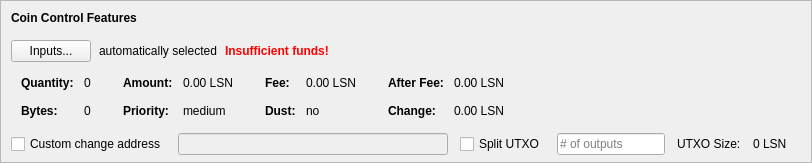
    <widget class="QFrame" name="frameCoinControl">
     <property name="sizePolicy">
      <sizepolicy hsizetype="Expanding" vsizetype="Expanding">
       <horstretch>0</horstretch>
       <verstretch>0</verstretch>
      </sizepolicy>
     </property>
     <property name="maximumSize">
      <size>
       <width>16777215</width>
       <height>16777215</height>
      </size>
     </property>
     <property name="frameShape">
      <enum>QFrame::StyledPanel</enum>
     </property>
     <property name="frameShadow">
      <enum>QFrame::Sunken</enum>
     </property>
     <layout class="QVBoxLayout" name="verticalLayoutCoinControl2">
      <property name="spacing">
       <number>0</number>
      </property>
      <property name="leftMargin">
       <number>0</number>
      </property>
      <property name="topMargin">
       <number>0</number>
      </property>
      <property name="rightMargin">
       <number>0</number>
      </property>
      <property name="bottomMargin">
       <number>6</number>
      </property>
      <item>
       <layout class="QVBoxLayout" name="verticalLayoutCoinControl" stretch="0,0,0,0,1">
        <property name="spacing">
         <number>0</number>
        </property>
        <property name="leftMargin">
         <number>10</number>
        </property>
        <property name="topMargin">
         <number>10</number>
        </property>
        <item>
         <layout class="QHBoxLayout" name="horizontalLayoutCoinControl1">
          <property name="bottomMargin">
           <number>15</number>
          </property>
          <item>
           <widget class="QLabel" name="labelCoinControlFeatures">
            <property name="sizePolicy">
             <sizepolicy hsizetype="Preferred" vsizetype="Maximum">
              <horstretch>0</horstretch>
              <verstretch>0</verstretch>
             </sizepolicy>
            </property>
            <property name="font">
             <font>
              <weight>75</weight>
              <bold>true</bold>
             </font>
            </property>
            <property name="styleSheet">
             <string notr="true">font-weight:bold;</string>
            </property>
            <property name="text">
             <string>Coin Control Features</string>
            </property>
           </widget>
          </item>
         </layout>
        </item>
        <item>
         <layout class="QHBoxLayout" name="horizontalLayoutCoinControl2" stretch="0,0,0,0">
          <property name="spacing">
           <number>8</number>
          </property>
          <property name="bottomMargin">
           <number>10</number>
          </property>
          <item>
           <widget class="QPushButton" name="pushButtonCoinControl">
            <property name="styleSheet">
             <string notr="true"/>
            </property>
            <property name="text">
             <string>Inputs...</string>
            </property>
            <property name="autoDefault">
             <bool>false</bool>
            </property>
           </widget>
          </item>
          <item>
           <widget class="QLabel" name="labelCoinControlAutomaticallySelected">
            <property name="text">
             <string>automatically selected</string>
            </property>
            <property name="margin">
             <number>5</number>
            </property>
           </widget>
          </item>
          <item>
           <widget class="QLabel" name="labelCoinControlInsuffFunds">
            <property name="font">
             <font>
              <weight>75</weight>
              <bold>true</bold>
             </font>
            </property>
            <property name="styleSheet">
             <string notr="true">color:red;font-weight:bold;</string>
            </property>
            <property name="text">
             <string>Insufficient funds!</string>
            </property>
            <property name="margin">
             <number>5</number>
            </property>
           </widget>
          </item>
          <item>
           <spacer name="horizontalSpacerCoinControl">
            <property name="orientation">
             <enum>Qt::Horizontal</enum>
            </property>
            <property name="sizeHint" stdset="0">
             <size>
              <width>40</width>
              <height>1</height>
             </size>
            </property>
           </spacer>
          </item>
         </layout>
        </item>
        <item>
         <widget class="QWidget" name="widgetCoinControl" native="true">
          <property name="sizePolicy">
           <sizepolicy hsizetype="Preferred" vsizetype="Preferred">
            <horstretch>0</horstretch>
            <verstretch>0</verstretch>
           </sizepolicy>
          </property>
          <property name="minimumSize">
           <size>
            <width>0</width>
            <height>0</height>
           </size>
          </property>
          <property name="styleSheet">
           <string notr="true"/>
          </property>
          <layout class="QHBoxLayout" name="horizontalLayoutCoinControl5">
           <property name="leftMargin">
            <number>0</number>
           </property>
           <property name="topMargin">
            <number>0</number>
           </property>
           <property name="rightMargin">
            <number>0</number>
           </property>
           <property name="bottomMargin">
            <number>0</number>
           </property>
           <item>
            <layout class="QHBoxLayout" name="horizontalLayoutCoinControl3" stretch="0,0,0,1">
             <property name="spacing">
              <number>20</number>
             </property>
             <property name="topMargin">
              <number>0</number>
             </property>
             <property name="bottomMargin">
              <number>10</number>
             </property>
             <item>
              <layout class="QFormLayout" name="formLayoutCoinControl1">
               <property name="horizontalSpacing">
                <number>10</number>
               </property>
               <property name="verticalSpacing">
                <number>14</number>
               </property>
               <property name="leftMargin">
                <number>10</number>
               </property>
               <property name="topMargin">
                <number>4</number>
               </property>
               <property name="rightMargin">
                <number>6</number>
               </property>
               <item row="0" column="0">
                <widget class="QLabel" name="labelCoinControlQuantityText">
                 <property name="font">
                  <font>
                   <weight>75</weight>
                   <bold>true</bold>
                  </font>
                 </property>
                 <property name="text">
                  <string>Quantity:</string>
                 </property>
                 <property name="margin">
                  <number>0</number>
                 </property>
                </widget>
               </item>
               <item row="0" column="1">
                <widget class="QLabel" name="labelCoinControlQuantity">
                 <property name="cursor">
                  <cursorShape>IBeamCursor</cursorShape>
                 </property>
                 <property name="contextMenuPolicy">
                  <enum>Qt::ActionsContextMenu</enum>
                 </property>
                 <property name="text">
                  <string notr="true">0</string>
                 </property>
                 <property name="margin">
                  <number>0</number>
                 </property>
                 <property name="textInteractionFlags">
                  <set>Qt::LinksAccessibleByMouse|Qt::TextSelectableByKeyboard|Qt::TextSelectableByMouse</set>
                 </property>
                </widget>
               </item>
               <item row="1" column="0">
                <widget class="QLabel" name="labelCoinControlBytesText">
                 <property name="font">
                  <font>
                   <weight>75</weight>
                   <bold>true</bold>
                  </font>
                 </property>
                 <property name="text">
                  <string>Bytes:</string>
                 </property>
                </widget>
               </item>
               <item row="1" column="1">
                <widget class="QLabel" name="labelCoinControlBytes">
                 <property name="cursor">
                  <cursorShape>IBeamCursor</cursorShape>
                 </property>
                 <property name="contextMenuPolicy">
                  <enum>Qt::ActionsContextMenu</enum>
                 </property>
                 <property name="text">
                  <string notr="true">0</string>
                 </property>
                 <property name="textInteractionFlags">
                  <set>Qt::LinksAccessibleByMouse|Qt::TextSelectableByKeyboard|Qt::TextSelectableByMouse</set>
                 </property>
                </widget>
               </item>
              </layout>
             </item>
             <item>
              <layout class="QFormLayout" name="formLayoutCoinControl2">
               <property name="horizontalSpacing">
                <number>10</number>
               </property>
               <property name="verticalSpacing">
                <number>14</number>
               </property>
               <property name="leftMargin">
                <number>6</number>
               </property>
               <property name="topMargin">
                <number>4</number>
               </property>
               <property name="rightMargin">
                <number>6</number>
               </property>
               <item row="0" column="0">
                <widget class="QLabel" name="labelCoinControlAmountText">
                 <property name="font">
                  <font>
                   <weight>75</weight>
                   <bold>true</bold>
                  </font>
                 </property>
                 <property name="text">
                  <string>Amount:</string>
                 </property>
                 <property name="margin">
                  <number>0</number>
                 </property>
                </widget>
               </item>
               <item row="0" column="1">
                <widget class="QLabel" name="labelCoinControlAmount">
                 <property name="cursor">
                  <cursorShape>IBeamCursor</cursorShape>
                 </property>
                 <property name="contextMenuPolicy">
                  <enum>Qt::ActionsContextMenu</enum>
                 </property>
                 <property name="text">
                  <string notr="true">0.00 LSN</string>
                 </property>
                 <property name="textInteractionFlags">
                  <set>Qt::LinksAccessibleByMouse|Qt::TextSelectableByKeyboard|Qt::TextSelectableByMouse</set>
                 </property>
                </widget>
               </item>
               <item row="1" column="0">
                <widget class="QLabel" name="labelCoinControlPriorityText">
                 <property name="font">
                  <font>
                   <weight>75</weight>
                   <bold>true</bold>
                  </font>
                 </property>
                 <property name="text">
                  <string>Priority:</string>
                 </property>
                </widget>
               </item>
               <item row="1" column="1">
                <widget class="QLabel" name="labelCoinControlPriority">
                 <property name="cursor">
                  <cursorShape>IBeamCursor</cursorShape>
                 </property>
                 <property name="contextMenuPolicy">
                  <enum>Qt::ActionsContextMenu</enum>
                 </property>
                 <property name="text">
                  <string>medium</string>
                 </property>
                 <property name="textInteractionFlags">
                  <set>Qt::LinksAccessibleByMouse|Qt::TextSelectableByKeyboard|Qt::TextSelectableByMouse</set>
                 </property>
                </widget>
               </item>
              </layout>
             </item>
             <item>
              <layout class="QFormLayout" name="formLayoutCoinControl3">
               <property name="horizontalSpacing">
                <number>10</number>
               </property>
               <property name="verticalSpacing">
                <number>14</number>
               </property>
               <property name="leftMargin">
                <number>6</number>
               </property>
               <property name="topMargin">
                <number>4</number>
               </property>
               <property name="rightMargin">
                <number>6</number>
               </property>
               <item row="0" column="0">
                <widget class="QLabel" name="labelCoinControlFeeText">
                 <property name="font">
                  <font>
                   <weight>75</weight>
                   <bold>true</bold>
                  </font>
                 </property>
                 <property name="text">
                  <string>Fee:</string>
                 </property>
                 <property name="margin">
                  <number>0</number>
                 </property>
                </widget>
               </item>
               <item row="0" column="1">
                <widget class="QLabel" name="labelCoinControlFee">
                 <property name="cursor">
                  <cursorShape>IBeamCursor</cursorShape>
                 </property>
                 <property name="contextMenuPolicy">
                  <enum>Qt::ActionsContextMenu</enum>
                 </property>
                 <property name="text">
                  <string notr="true">0.00 LSN</string>
                 </property>
                 <property name="textInteractionFlags">
                  <set>Qt::LinksAccessibleByMouse|Qt::TextSelectableByKeyboard|Qt::TextSelectableByMouse</set>
                 </property>
                </widget>
               </item>
               <item row="1" column="0">
                <widget class="QLabel" name="labelCoinControlLowOutputText">
                 <property name="font">
                  <font>
                   <weight>75</weight>
                   <bold>true</bold>
                  </font>
                 </property>
                 <property name="text">
                  <string>Dust:</string>
                 </property>
                </widget>
               </item>
               <item row="1" column="1">
                <widget class="QLabel" name="labelCoinControlLowOutput">
                 <property name="cursor">
                  <cursorShape>IBeamCursor</cursorShape>
                 </property>
                 <property name="contextMenuPolicy">
                  <enum>Qt::ActionsContextMenu</enum>
                 </property>
                 <property name="text">
                  <string>no</string>
                 </property>
                 <property name="textInteractionFlags">
                  <set>Qt::LinksAccessibleByMouse|Qt::TextSelectableByKeyboard|Qt::TextSelectableByMouse</set>
                 </property>
                </widget>
               </item>
              </layout>
             </item>
             <item>
              <layout class="QFormLayout" name="formLayoutCoinControl4">
               <property name="horizontalSpacing">
                <number>10</number>
               </property>
               <property name="verticalSpacing">
                <number>14</number>
               </property>
               <property name="leftMargin">
                <number>6</number>
               </property>
               <property name="topMargin">
                <number>4</number>
               </property>
               <property name="rightMargin">
                <number>6</number>
               </property>
               <item row="0" column="0">
                <widget class="QLabel" name="labelCoinControlAfterFeeText">
                 <property name="font">
                  <font>
                   <weight>75</weight>
                   <bold>true</bold>
                  </font>
                 </property>
                 <property name="text">
                  <string>After Fee:</string>
                 </property>
                 <property name="margin">
                  <number>0</number>
                 </property>
                </widget>
               </item>
               <item row="0" column="1">
                <widget class="QLabel" name="labelCoinControlAfterFee">
                 <property name="cursor">
                  <cursorShape>IBeamCursor</cursorShape>
                 </property>
                 <property name="contextMenuPolicy">
                  <enum>Qt::ActionsContextMenu</enum>
                 </property>
                 <property name="text">
                  <string notr="true">0.00 LSN</string>
                 </property>
                 <property name="textInteractionFlags">
                  <set>Qt::LinksAccessibleByMouse|Qt::TextSelectableByKeyboard|Qt::TextSelectableByMouse</set>
                 </property>
                </widget>
               </item>
               <item row="1" column="0">
                <widget class="QLabel" name="labelCoinControlChangeText">
                 <property name="font">
                  <font>
                   <weight>75</weight>
                   <bold>true</bold>
                  </font>
                 </property>
                 <property name="text">
                  <string>Change:</string>
                 </property>
                </widget>
               </item>
               <item row="1" column="1">
                <widget class="QLabel" name="labelCoinControlChange">
                 <property name="cursor">
                  <cursorShape>IBeamCursor</cursorShape>
                 </property>
                 <property name="contextMenuPolicy">
                  <enum>Qt::ActionsContextMenu</enum>
                 </property>
                 <property name="text">
                  <string notr="true">0.00 LSN</string>
                 </property>
                 <property name="textInteractionFlags">
                  <set>Qt::LinksAccessibleByMouse|Qt::TextSelectableByKeyboard|Qt::TextSelectableByMouse</set>
                 </property>
                </widget>
               </item>
              </layout>
             </item>
            </layout>
           </item>
          </layout>
         </widget>
        </item>
        <item>
         <layout class="QHBoxLayout" name="horizontalLayoutCoinControl4" stretch="0,0,0,0,0,0,0">
          <property name="spacing">
           <number>12</number>
          </property>
          <property name="sizeConstraint">
           <enum>QLayout::SetDefaultConstraint</enum>
          </property>
          <property name="topMargin">
           <number>5</number>
          </property>
          <property name="rightMargin">
           <number>5</number>
          </property>
          <item>
           <widget class="QCheckBox" name="checkBoxCoinControlChange">
            <property name="toolTip">
             <string>If this is activated, but the change address is empty or invalid, change will be sent to a newly generated address.</string>
            </property>
            <property name="text">
             <string>Custom change address</string>
            </property>
           </widget>
          </item>
          <item>
           <widget class="QValidatedLineEdit" name="lineEditCoinControlChange">
            <property name="enabled">
             <bool>false</bool>
            </property>
            <property name="sizePolicy">
             <sizepolicy hsizetype="Expanding" vsizetype="Fixed">
              <horstretch>0</horstretch>
              <verstretch>0</verstretch>
             </sizepolicy>
            </property>
           </widget>
          </item>
          <item>
           <widget class="QCheckBox" name="splitBlockCheckBox">
            <property name="text">
             <string>Split UTXO</string>
            </property>
           </widget>
          </item>
          <item>
           <widget class="QLineEdit" name="splitBlockLineEdit">
            <property name="sizePolicy">
             <sizepolicy hsizetype="Fixed" vsizetype="Fixed">
              <horstretch>50</horstretch>
              <verstretch>0</verstretch>
             </sizepolicy>
            </property>
            <property name="placeholderText">
             <string># of outputs</string>
            </property>
           </widget>
          </item>
          <item>
           <widget class="QLabel" name="labelBlockSizeText">
            <property name="text">
             <string>UTXO Size:</string>
            </property>
           </widget>
          </item>
          <item>
           <widget class="QLabel" name="labelBlockSize">
            <property name="text">
             <string>0 LSN</string>
            </property>
           </widget>
          </item>
          <item>
           <widget class="QLabel" name="labelCoinControlChangeLabel">
            <property name="sizePolicy">
             <sizepolicy hsizetype="Preferred" vsizetype="Expanding">
              <horstretch>0</horstretch>
              <verstretch>0</verstretch>
             </sizepolicy>
            </property>
            <property name="minimumSize">
             <size>
              <width>0</width>
              <height>0</height>
             </size>
            </property>
            <property name="text">
             <string/>
            </property>
            <property name="margin">
             <number>3</number>
            </property>
           </widget>
          </item>
         </layout>
        </item>
        <item>
         <spacer name="verticalSpacerCoinControl">
          <property name="orientation">
           <enum>Qt::Vertical</enum>
          </property>
          <property name="sizeHint" stdset="0">
           <size>
            <width>800</width>
            <height>1</height>
           </size>
          </property>
         </spacer>
        </item>
       </layout>
      </item>
     </layout>
    </widget>
